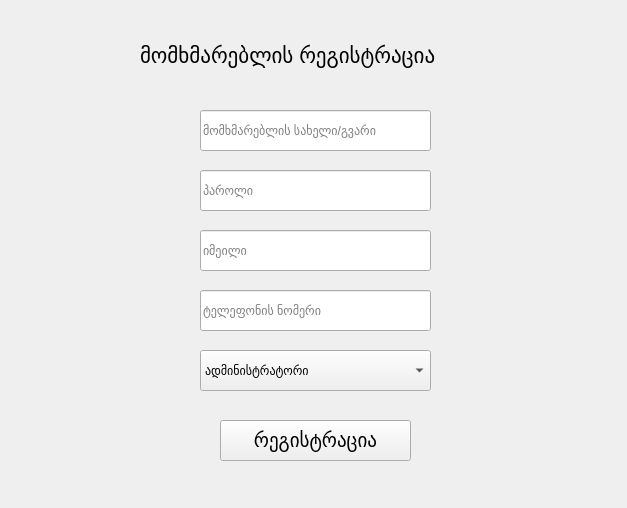
<?xml version="1.0" encoding="UTF-8"?>
<ui version="4.0">
 <class>user_register</class>
 <widget class="QWidget" name="user_register">
  <property name="geometry">
   <rect>
    <x>0</x>
    <y>0</y>
    <width>627</width>
    <height>508</height>
   </rect>
  </property>
  <property name="windowTitle">
   <string>Form</string>
  </property>
  <widget class="QLabel" name="label">
   <property name="geometry">
    <rect>
     <x>140</x>
     <y>20</y>
     <width>371</width>
     <height>71</height>
    </rect>
   </property>
   <property name="font">
    <font>
     <pointsize>16</pointsize>
    </font>
   </property>
   <property name="text">
    <string>მომხმარებლის რეგისტრაცია</string>
   </property>
  </widget>
  <widget class="QLineEdit" name="username">
   <property name="geometry">
    <rect>
     <x>200</x>
     <y>110</y>
     <width>231</width>
     <height>41</height>
    </rect>
   </property>
   <property name="placeholderText">
    <string>მომხმარებლის სახელი/გვარი</string>
   </property>
  </widget>
  <widget class="QLineEdit" name="password">
   <property name="geometry">
    <rect>
     <x>200</x>
     <y>170</y>
     <width>231</width>
     <height>41</height>
    </rect>
   </property>
   <property name="placeholderText">
    <string>პაროლი</string>
   </property>
  </widget>
  <widget class="QLineEdit" name="email">
   <property name="geometry">
    <rect>
     <x>200</x>
     <y>230</y>
     <width>231</width>
     <height>41</height>
    </rect>
   </property>
   <property name="placeholderText">
    <string>იმეილი</string>
   </property>
  </widget>
  <widget class="QLineEdit" name="phone">
   <property name="geometry">
    <rect>
     <x>200</x>
     <y>290</y>
     <width>231</width>
     <height>41</height>
    </rect>
   </property>
   <property name="placeholderText">
    <string>ტელეფონის ნომერი</string>
   </property>
  </widget>
  <widget class="QPushButton" name="registration_button">
   <property name="geometry">
    <rect>
     <x>220</x>
     <y>420</y>
     <width>191</width>
     <height>41</height>
    </rect>
   </property>
   <property name="font">
    <font>
     <pointsize>14</pointsize>
    </font>
   </property>
   <property name="text">
    <string>რეგისტრაცია</string>
   </property>
  </widget>
  <widget class="QComboBox" name="position">
   <property name="geometry">
    <rect>
     <x>200</x>
     <y>350</y>
     <width>231</width>
     <height>41</height>
    </rect>
   </property>
   <item>
    <property name="text">
     <string>ადმინისტრატორი</string>
    </property>
   </item>
   <item>
    <property name="text">
     <string>მენეჯერი</string>
    </property>
   </item>
   <item>
    <property name="text">
     <string>ოპერატორი</string>
    </property>
   </item>
  </widget>
 </widget>
 <resources/>
 <connections/>
</ui>
